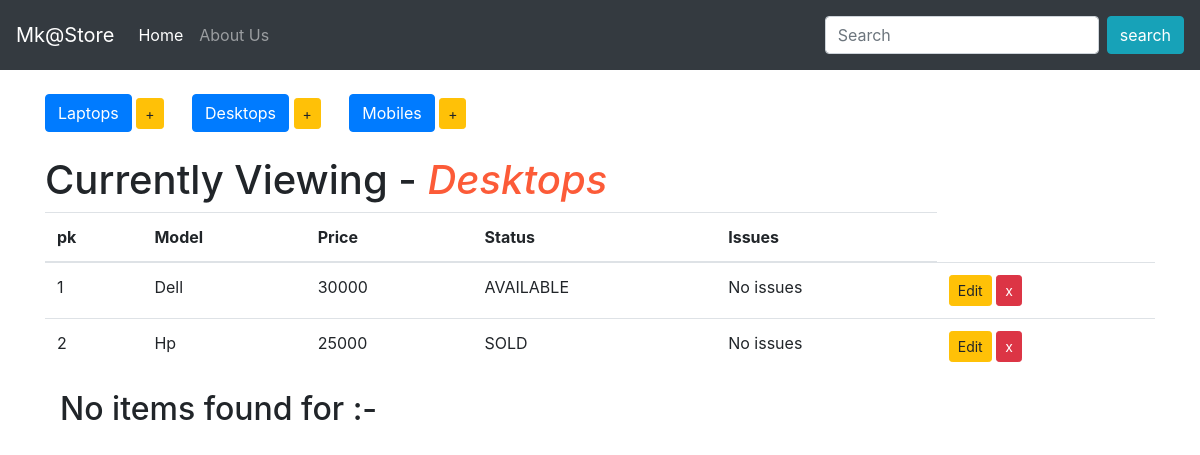
Page /display_desktop on the committed database.
### inventory/models.py (models this page shows, shortened)
class Device(models.Model):
	item = models.CharField(max_length=100)
	price = models.IntegerField()
	choices = (
		('AVAILABLE','Item ready to be purchased'),
		('SOLD','Sold out'),
		('RESTOCKING','Item will restoking in few days')
		)
	status = models.CharField(max_length=250,choices=choices,default='SolD')
	issues = models.CharField(max_length=250,default='No issues')
	class Meta:
		abstract = True

class Desktop(Device):
	pass

### inventory/views.py (the view)
# urls.py: path('display_desktop', views.display_desktop,name='display_desktop'),
def display_desktop(request):
	items = Desktop.objects.all()
	product = request.GET.get('q')
	if product:
		items = Desktop.objects.filter(item__icontains=product)
	context = {
	'items':items,
	'header':'Desktops',
	}
	return render(request,'index.html',context)

### templates/index.html
{% extends 'base.html' %}
{% block content %}
<div class='button-group' >
	<a href="{% url 'display_laptop' %}" class="btn btn-primary btn-md" role='button'>Laptops</a>
	<a href="{% url 'add_laptop' %}" class="btn btn-warning btn-sm" role='button'> +</a>
	<a href="{% url 'display_desktop' %}" class="btn btn-primary btn-md ml-4" role='button'>Desktops</a>
	<a href="{% url 'add_desktop' %}" class="btn btn-warning btn-sm" role='button'> +</a>
	<a href="{% url 'display_mobile' %}" class="btn btn-primary btn-md ml-4" role='button'>Mobiles</a>
	<a href="{% url 'add_mobile' %}" class="btn btn-warning btn-sm" role='button'> +</a>
</div><br>
<h1>Currently Viewing - <i style='color: #FC5B38;'>{{header}}</i></h1>
<table class="table table-hover">
<thead>
	<tr>
		<th>pk</th>
		<th>Model</th>
		<th>Price</th>
		<th>Status</th>
		<th>Issues</th>
	</tr>
</thead>
<tbody>
	{% for item in items %}
	<tr>
		<td>{{item.pk}}</td>
		<td>{{item.item}}</td>
		<td>{{item.price}}</td>
		<td>{{item.status}}</td>
		<td>{{item.issues}}</td>
		{% if header|lower == 'laptop' %}
		<td>
		<a href='{% url "edit_laptop" item.pk %}' class="btn btn-warning btn-sm" role='button'>Edit</a>
		<a href='{% url "delete_laptop" item.pk %}' class="btn btn-danger btn-sm"> x</a>
		</td>
		{% elif header|lower == 'desktops' %}
		<td>
		<a href='{% url "edit_desktop" item.pk %}' class="btn btn-warning btn-sm" role='button'>Edit</a>
		<a href='{% url "delete_desktop" item.pk %}' class="btn btn-danger btn-sm"> x</a>
		</td>
		{% elif header|lower == 'mobiles' %}
		<td>
			<a href='{% url "edit_mobile" item.pk %}' class="btn btn-warning btn-sm" role='button'>Edit</a>
			<a href='{% url "delete_mobile" item.pk %}' class="btn btn-danger btn-sm"> x</a>
		</td>
		{% endif %}
	</tr>
	{% endfor %}
</tbody>
</table>
<div class="container-fluid">
	<h2>No items found for :- {{request.GET.q}}</h2>
</div>
{% endblock %}

### rows in the picture
Desktop: pk "1", item "Dell", price "30000", status "AVAILABLE", issues "No issues"
Desktop: pk "2", item "Hp", price "25000", status "SOLD", issues "No issues"

### other values in the picture
{{ header }} "Desktops"
